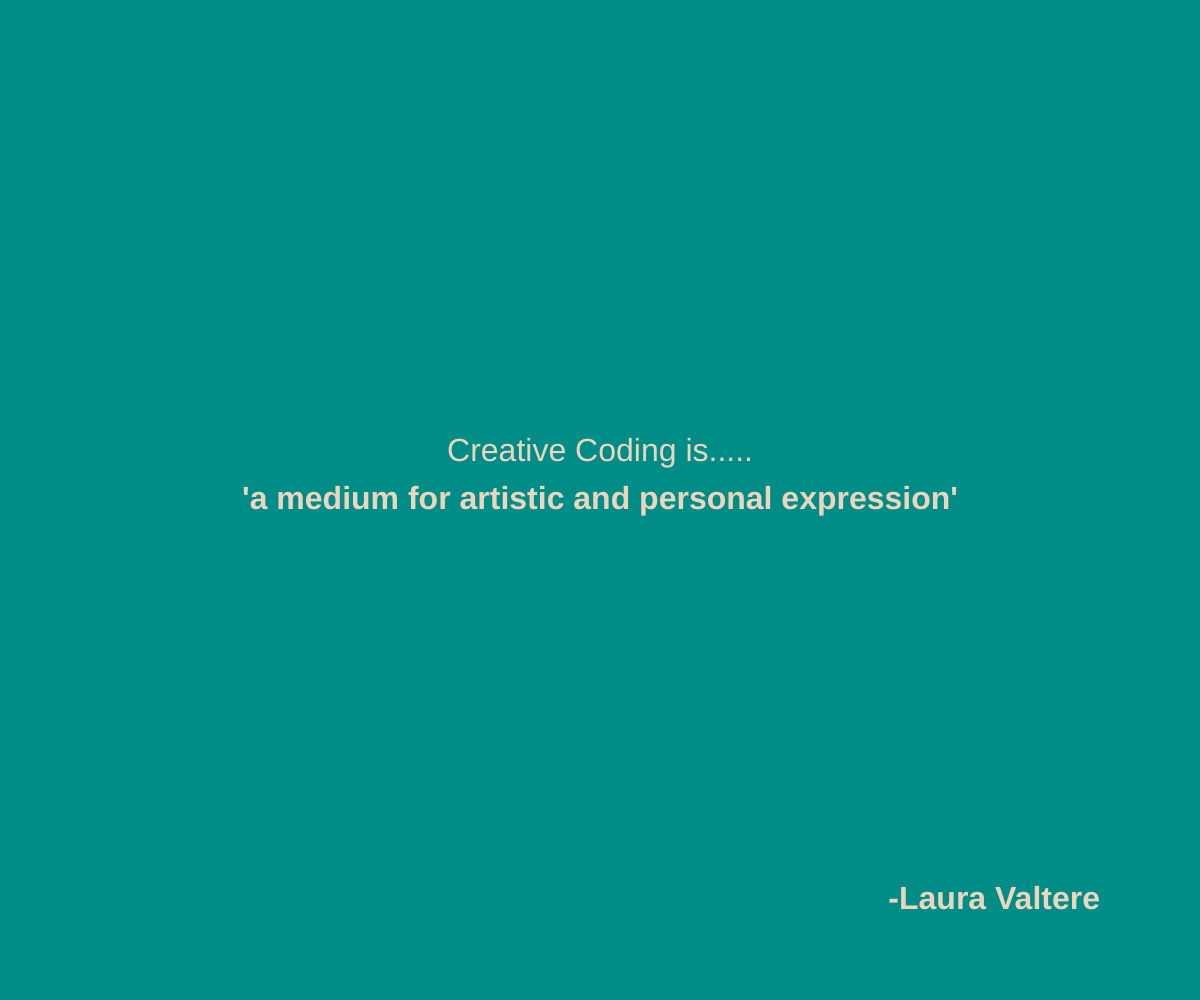
Frame 1 (no input)
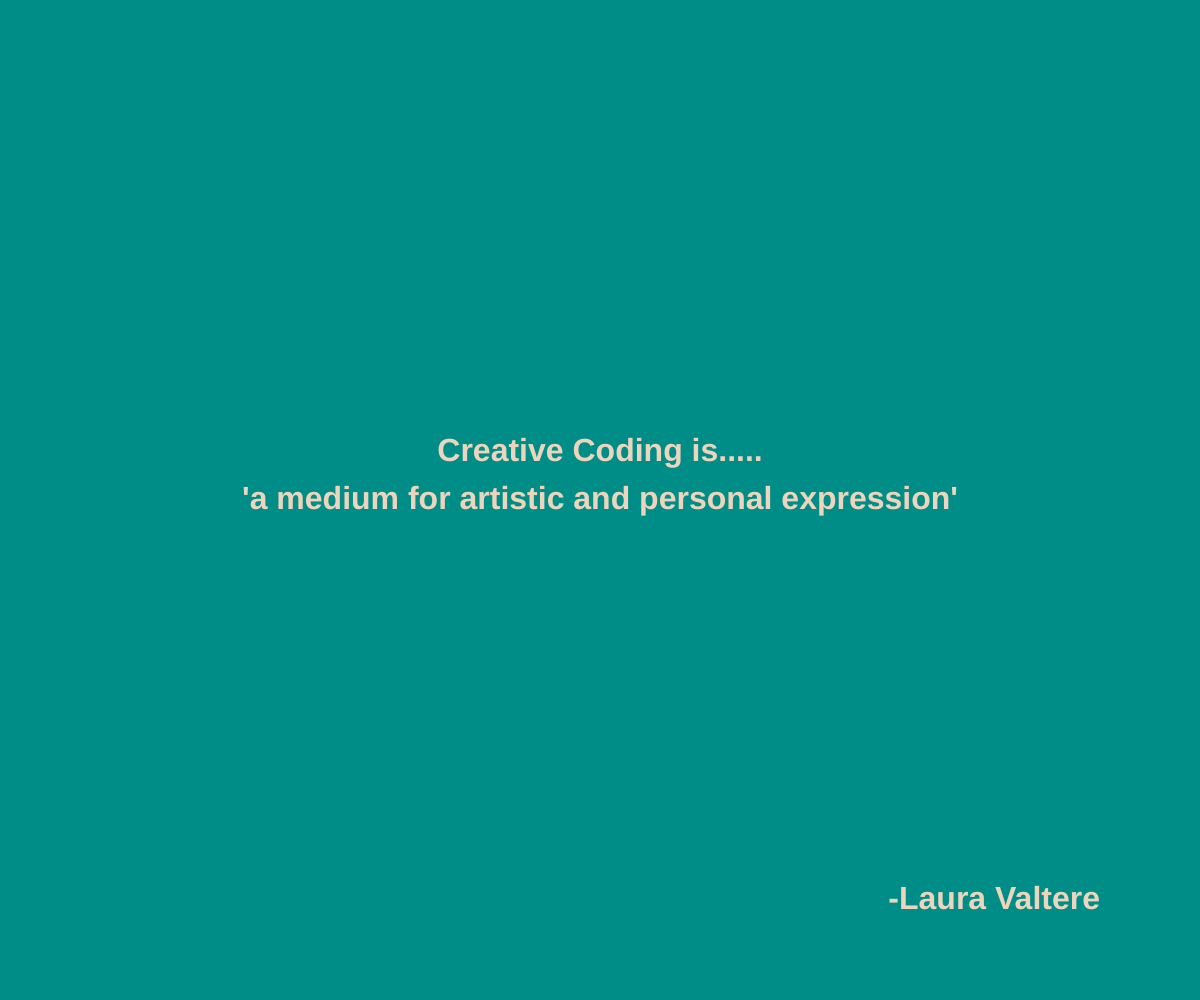
Frame 60 (no input)
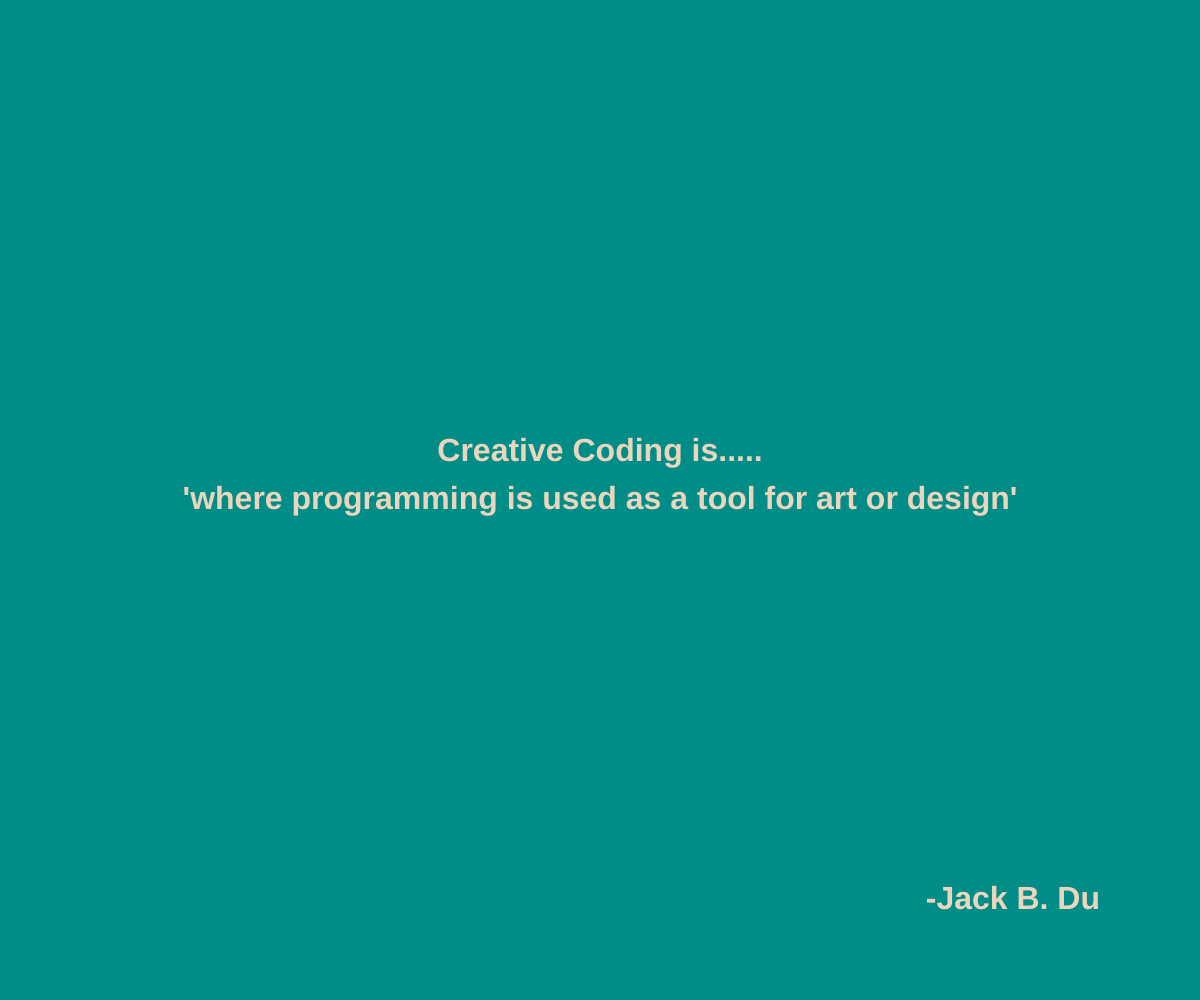
Frame 120 (the mouse pressed at the canvas centre since frame 60)

The p5.js sketch that drew these frames (run headless with seeded random() and noise() and a simulated clock; from frame 60 on, the mouse is pressed at the canvas centre):

// p5.js sketch
// ── sketch.js
// change the quotes in this array. Be mindful of the quotation marks!
// this is the only part of the file you need to edit!

const quotes = [
  { text: "a tool for functional problem solving", source: "Ahmad Moussa" },
  { text: "a medium for artistic and personal expression", source: "Laura Valtere" },
  { text: "where programming is used as a tool for art or design", source: "Jack B. Du" },
  { text: "unbound by commercial constraints [and] fueled by curiosity", source: "Patrik Hübner" },
  { text: "based on discovery, variation, and exploration of mostly unexpected results", source: "Tim Rodenbroeker" },
  { text: "expressive, interactive, and dynamic", source: "Okoye Ndidiamaka" },
  { text: "both the creative universe and the logical universe", source: "Jun Wu" },
  { text: "about experimentation, not functionality", source: "Maura Kelly" }
];
// no need to edit anything below this line! 
// if you have made an error, you can check your history to see what might have gone wrong

// a variable that holds the current quote
let current = [];

function setup() {
  createCanvas(windowWidth, windowHeight);
  // Seed with millis() so each page load gives a different quote.
  randomSeed(millis());
  textSize(32);
  fill(236, 213, 188);
  // calls the function to pick a quote
  pickQuote();
}

function pickQuote() {
  // take a random number and use that to identify what quote to use
  current = quotes[floor(random(quotes.length))];
}

function draw() {
  background(0, 141, 136); // set the background color
  drawQuote();  // draw the quote on screen
}

function drawQuote() {   // draw text
  textAlign(CENTER, CENTER);
  text("Creative Coding is.....", width / 2, height / 2 - 48);
  textStyle(BOLD);
  text("'" + current.text + "'", width / 2, height / 2);
  textAlign(RIGHT, CENTER);
  text("-" + current.source, width - 100, height - 100);

}

function windowResized() {
  resizeCanvas(windowWidth, windowHeight);
}

function newQuote() {
  pickQuote();
  redraw();
}

function mousePressed() {
  newQuote();
}
